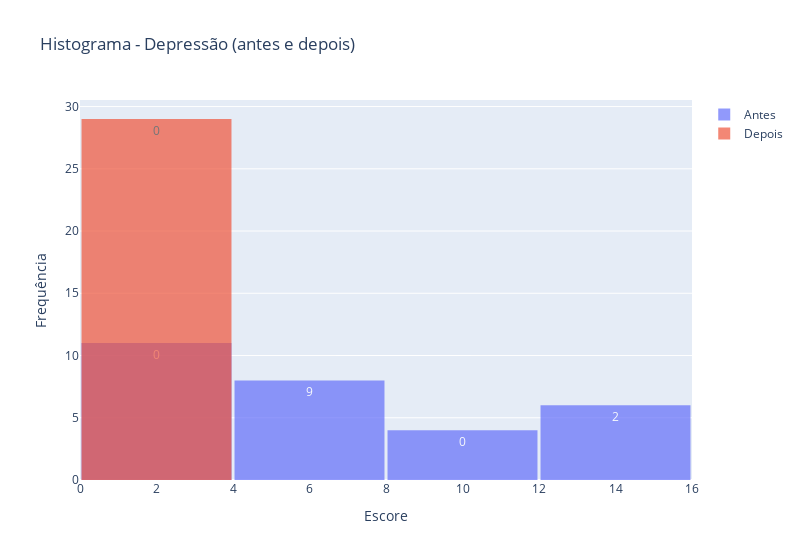
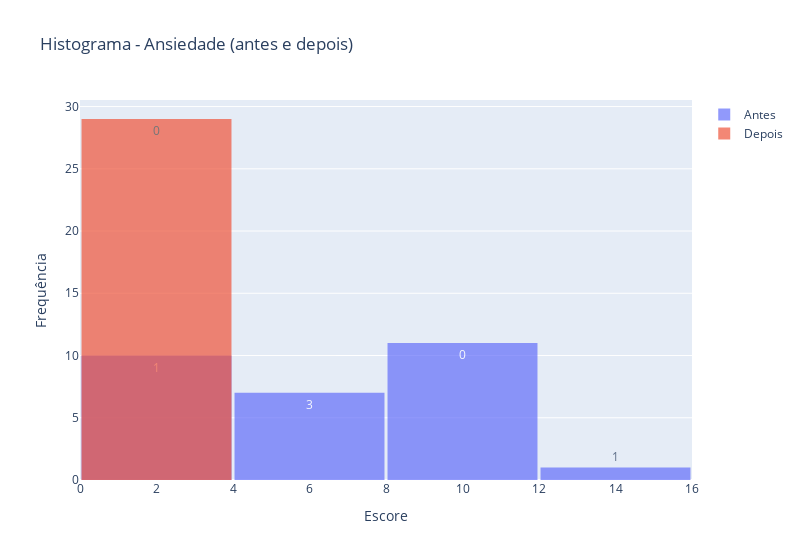
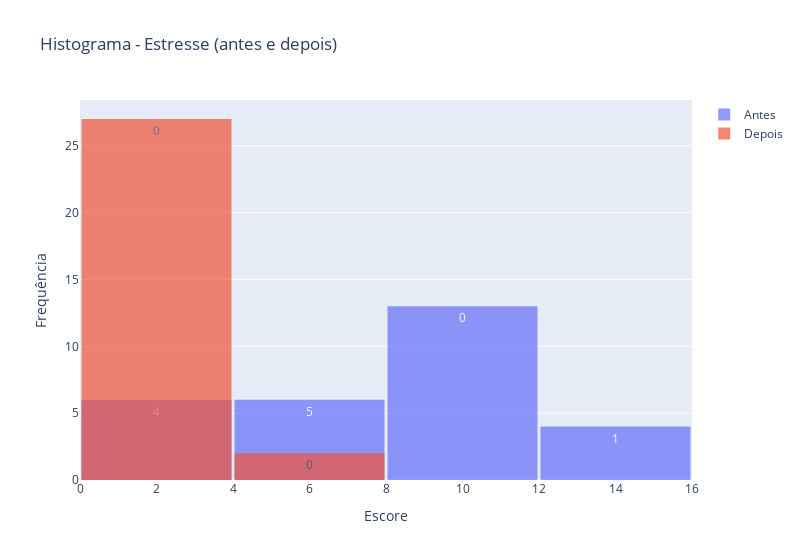

Notebook code cell kept with these figures, in order:
### Code cell
# Gráficos

escores_dass = [
    { 
        "titulo": "Histograma - Depressão (antes e depois)",
        "antes": 'escore_depressao_antes',
        "depois": 'escore_depressao_depois',
    },
    { 
        "titulo": "Histograma - Ansiedade (antes e depois)",
        "antes": 'escore_ansiedade_antes',
        "depois": 'escore_ansiedade_depois',
    },
    { 
        "titulo": "Histograma - Estresse (antes e depois)",
        "antes": 'escore_estresse_antes',
        "depois": 'escore_estresse_depois',
    }
]
i = 1
for escore in escores_dass:
    fig = histograma_escore(df_dass, escore['titulo'], escore['antes'], escore['depois'])
    fig.show()
    fig.write_image(f"2.{i}. DASS-21 - {escore['titulo']}.png", format="png")
    i += 1

### Figure 1 — Plotly figure (JSON) as saved in the notebook; plotly's stock layout.template omitted (floating-point values rounded to 4 significant figures)
{"data": [{"name": "Antes", "opacity": 0.7, "text": [0, 9, 0, 2, 4, 12, 3, 3, 4, 4, 0, 13, 0, 2, 5, 6, 3, 8, 0, 2, 12, 7, 9, 15, 8, 5, 15, 14, 4], "textposition": "auto", "type": "histogram", "x": [0, 9, 0, 2, 4, 12, 3, 3, 4, 4, 0, 13, 0, 2, 5, 6, 3, 8, 0, 2, 12, 7, 9, 15, 8, 5, 15, 14, 4], "xbins": {"end": 15, "size": 4, "start": 0}}, {"name": "Depois", "opacity": 0.7, "text": [0, 1, 0, 1, 0, 3, 0, 0, 1, 1, 1, 0, 0, 0, 0, 0, 1, 0, 0, 0, 0, 0, 1, 2, 1, 0, 0, 2, 2], "textposition": "auto", "type": "histogram", "x": [0, 1, 0, 1, 0, 3, 0, 0, 1, 1, 1, 0, 0, 0, 0, 0, 1, 0, 0, 0, 0, 0, 1, 2, 1, 0, 0, 2, 2], "xbins": {"end": 15, "size": 4, "start": 0}}], "layout": {"bargap": 0.01, "bargroupgap": 0.01, "barmode": "overlay", "title": {"text": "Histograma - Depressão (antes e depois)"}, "width": 800, "xaxis": {"title": {"text": "Escore"}}, "yaxis": {"title": {"text": "Frequência"}}}}

### Figure 2 — Plotly figure (JSON) as saved in the notebook; plotly's stock layout.template omitted (floating-point values rounded to 4 significant figures)
{"data": [{"name": "Antes", "opacity": 0.7, "text": [1, 3, 0, 1, 4, 8, 4, 8, 6, 0, 2, 8, 0, 1, 1, 6, 8, 6, 1, 5, 9, 9, 5, 8, 11, 9, 14, 9, 10], "textposition": "auto", "type": "histogram", "x": [1, 3, 0, 1, 4, 8, 4, 8, 6, 0, 2, 8, 0, 1, 1, 6, 8, 6, 1, 5, 9, 9, 5, 8, 11, 9, 14, 9, 10], "xbins": {"end": 14, "size": 4, "start": 0}}, {"name": "Depois", "opacity": 0.7, "text": [0, 0, 0, 0, 0, 1, 0, 0, 0, 0, 0, 0, 0, 0, 0, 0, 0, 0, 0, 0, 0, 0, 0, 2, 1, 2, 0, 2, 3], "textposition": "auto", "type": "histogram", "x": [0, 0, 0, 0, 0, 1, 0, 0, 0, 0, 0, 0, 0, 0, 0, 0, 0, 0, 0, 0, 0, 0, 0, 2, 1, 2, 0, 2, 3], "xbins": {"end": 14, "size": 4, "start": 0}}], "layout": {"bargap": 0.01, "bargroupgap": 0.01, "barmode": "overlay", "title": {"text": "Histograma - Ansiedade (antes e depois)"}, "width": 800, "xaxis": {"title": {"text": "Escore"}}, "yaxis": {"title": {"text": "Frequência"}}}}

### Figure 3 — Plotly figure (JSON) as saved in the notebook; plotly's stock layout.template omitted (floating-point values rounded to 4 significant figures)
{"data": [{"name": "Antes", "opacity": 0.7, "text": [4, 5, 0, 1, 10, 9, 9, 9, 6, 2, 9, 11, 0, 1, 5, 12, 9, 11, 1, 5, 10, 10, 13, 11, 14, 11, 15, 6, 11], "textposition": "auto", "type": "histogram", "x": [4, 5, 0, 1, 10, 9, 9, 9, 6, 2, 9, 11, 0, 1, 5, 12, 9, 11, 1, 5, 10, 10, 13, 11, 14, 11, 15, 6, 11], "xbins": {"end": 15, "size": 4, "start": 0}}, {"name": "Depois", "opacity": 0.7, "text": [0, 0, 0, 0, 0, 3, 0, 0, 0, 0, 1, 0, 0, 0, 0, 0, 0, 0, 0, 0, 0, 0, 1, 2, 4, 3, 0, 1, 4], "textposition": "auto", "type": "histogram", "x": [0, 0, 0, 0, 0, 3, 0, 0, 0, 0, 1, 0, 0, 0, 0, 0, 0, 0, 0, 0, 0, 0, 1, 2, 4, 3, 0, 1, 4], "xbins": {"end": 15, "size": 4, "start": 0}}], "layout": {"bargap": 0.01, "bargroupgap": 0.01, "barmode": "overlay", "title": {"text": "Histograma - Estresse (antes e depois)"}, "width": 800, "xaxis": {"title": {"text": "Escore"}}, "yaxis": {"title": {"text": "Frequência"}}}}
